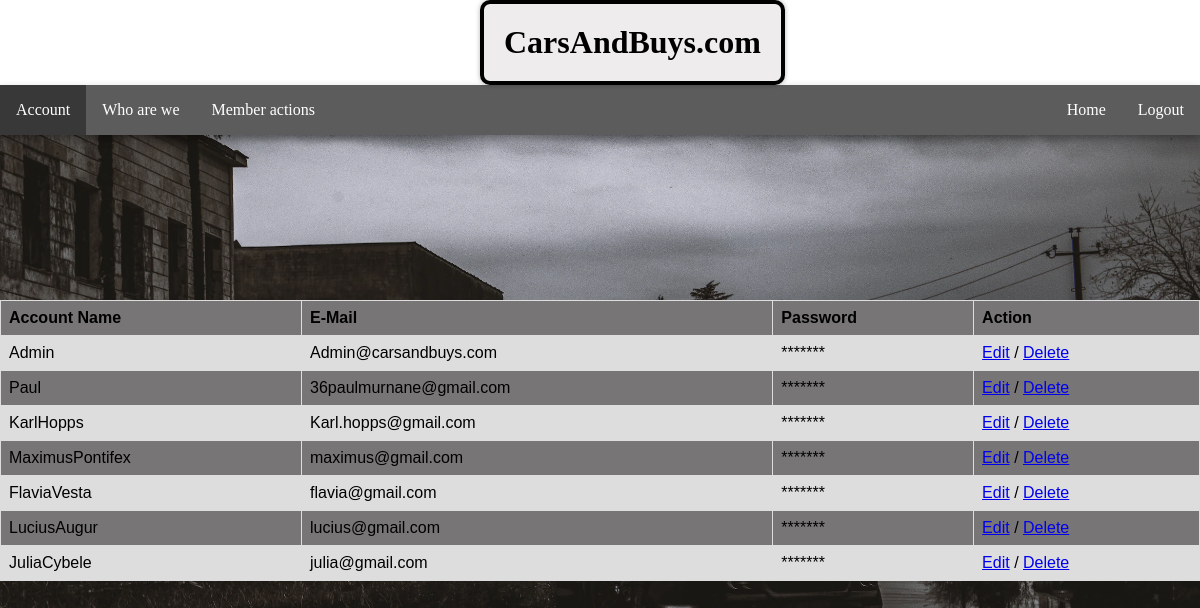
The app's page /getAccount.php (signed in) with its own data.
### tables this page shows
CREATE TABLE `users` (
  `UID` bigint(20) UNSIGNED NOT NULL,
  `UserName` varchar(16) NOT NULL,
  `UserEmail` varchar(60) NOT NULL,
  `Password` varchar(255) NOT NULL
);

### getAccount.php (the view, shortened to what this page needs)
<?php
$servername = "localhost";
    $username = "root";
    $password = "";
    $dbname = "assignment";
    $conn = new mysqli($servername, $username, $password, $dbname);
    ?>
<html lang="en">
<head>
    <link rel="stylesheet"
          href="accountstyle.css">
</head>
<body>
<header>
    <h1>CarsAndBuys.com</h1>
    <div class="login">
        <?php if(isset($_SESSION['UID']))
        {
            echo "<a href='getAccount.php' style='background-color: #383838;'>Account</a>";
            echo "<a href='Logout.php' style='float: right;'>Logout</a>";
        }
        else
        {
            echo "<a href='loginpage.php'style='float:right'>Login</a>";
        }
        ?>
        <a href="whoarewe.php">Who are we</a>
        <a href="memberactions.php">Member actions</a>
        <a href="main_page.php" style="float:right;">Home</a>
    </div>
</header>
    <div style="margin-top: 200px; font-size: 3px; color: white;">
        <table>
            <tr>
                <th>Account Name</th>
                <th>E-Mail</th>
                <th>Password</th>
                <th>Action</th>
            </tr>
        <?php
        $result = null;
        if($_SESSION['UID'] == 1) {
            $query = "SELECT * FROM `users`;";
            $result = mysqli_query($conn, $query);
        }
        while ($row = mysqli_fetch_assoc($result)): ?>
            <tr>
                <td><?= $row['UserName'] ?> </td>
                <td><?= $row['UserEmail'] ?></td>
                <td>*******</td>
                <td>
                    <a href="edit.php?id=<?= $row['UID'] ?>">Edit</a> /
                    <a href="delete.php?id=<?= $row['UID'] ?>">Delete</a>
                </td>
            </tr>
        <?php endwhile;
        ?>
        </table>
    </div>
</body>
</html>

### accountstyle.css (style rules this page uses)
body { background-image: url("./images/background.jpeg"); background-size: 100%; background-repeat: no-repeat; background-attachment: fixed; background-color: gray; margin: 0; }
header { background-color: white; position: relative; height: 100px; width: 100%; box-shadow: 0 4px 8px 0 white; }
header h1 { text-align: center; margin: 0 0 0 40%; padding: 20px; font-family: 'Indie Flower', cursive; display: inline-block; border: 4px solid black; border-radius: 10px; background-color: #eeecec; box-shadow: 0 0 5px rgba(0, 0, 0, 0.3); }
.login { background-color: #5c5c5c; height: 50px; box-shadow: 0 4px 8px 0 rgba(0, 0, 0, 0.34); }
.login a { float: left; display: block; background-color: #5c5c5c; text-align: center; padding: 16px 16px; text-decoration: none; color: white; }
table { font-family: arial, sans-serif; border-collapse: collapse; width: 100%; }
td, th { border: 1px solid #dddddd; text-align: left; padding: 8px; }
tr:nth-child(even) { background-color: #dddddd; }
tr:nth-child(odd) { background-color: #777575; }

### records on screen
users: UserName "Admin", UserEmail "Admin@carsandbuys.com"
users: UserName "Paul", UserEmail "36paulmurnane@gmail.com"
users: UserName "KarlHopps", UserEmail "Karl.hopps@gmail.com"
users: UserName "MaximusPontifex", UserEmail "maximus@gmail.com"
users: UserName "FlaviaVesta", UserEmail "flavia@gmail.com"
users: UserName "LuciusAugur", UserEmail "lucius@gmail.com"
users: UserName "JuliaCybele", UserEmail "julia@gmail.com"
